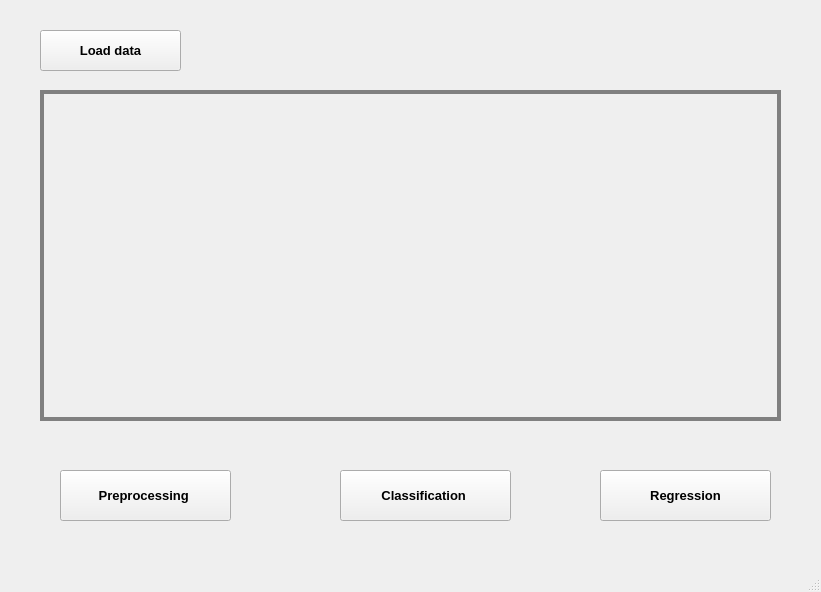
<?xml version="1.0" encoding="UTF-8"?>
<ui version="4.0">
 <class>MainWindow</class>
 <widget class="QMainWindow" name="MainWindow">
  <property name="geometry">
   <rect>
    <x>0</x>
    <y>0</y>
    <width>821</width>
    <height>592</height>
   </rect>
  </property>
  <property name="windowTitle">
   <string>MainWindow</string>
  </property>
  <property name="styleSheet">
   <string notr="true">/*
 * The MIT License (MIT)
 *
 * Copyright (c) &lt;2013-2014&gt; &lt;Colin Duquesnoy&gt;
 * Copyright (c) &lt;2017&gt; &lt;Michell Stuttgart&gt;
 *
 * Permission is hereby granted, free of charge, to any person obtaining a copy
 * of this software and associated documentation files (the &quot;Software&quot;), to deal
 * in the Software without restriction, including without limitation the rights
 * to use, copy, modify, merge, publish, distribute, sublicense, and/or sell
 * copies of the Software, and to permit persons to whom the Software is
 * furnished to do so, subject to the following conditions:

 * The above copyright notice and this permission notice shall be included in
 * all copies or substantial portions of the Software.

 * THE SOFTWARE IS PROVIDED &quot;AS IS&quot;, WITHOUT WARRANTY OF ANY KIND, EXPRESS OR
 * IMPLIED, INCLUDING BUT NOT LIMITED TO THE WARRANTIES OF MERCHANTABILITY,
 * FITNESS FOR A PARTICULAR PURPOSE AND NONINFRINGEMENT. IN NO EVENT SHALL THE
 * AUTHORS OR COPYRIGHT HOLDERS BE LIABLE FOR ANY CLAIM, DAMAGES OR OTHER
 * LIABILITY, WHETHER IN AN ACTION OF CONTRACT, TORT OR OTHERWISE, ARISING FROM,
 * OUT OF OR IN CONNECTION WITH THE SOFTWARE OR THE USE OR OTHER DEALINGS IN
 * THE SOFTWARE.
 */
QToolTip
{
     border: 1px solid black;
     background-color: #D1DBCB;
     padding: 1px;
     border-radius: 3px;
     opacity: 100;
}

QWidget
{
    color: #b1b1b1;
    background-color: #323232;
    selection-background-color:#323232;
    selection-color: black;
    background-clip: border;
    border-image: none;
    border: 0px transparent black;
    outline: 0;
}

QScrollArea{
 border: 2px solid red;

}

QWidget:item:hover
{
    background-color: #D1DBCB;
    color: black;
}

QWidget:item:selected
{
    background-color: #D1DBCB;
    border: 0px
}

QCheckBox
{
    spacing: 5px;
    outline: none;
    color: #eff0f1;
    margin-bottom: 2px;
}

QCheckBox:disabled
{
    color: #76797C;
}

QCheckBox::indicator,QGroupBox::indicator
{
    width: 18px;
    height: 18px;
}

QGroupBox::indicator
{
    margin-left: 2px;
}

QCheckBox::indicator:unchecked
{
    image: url(:/qss_icons/rc/checkbox_unchecked.png);
}

QCheckBox::indicator:unchecked:hover,
QCheckBox::indicator:unchecked:focus,
QCheckBox::indicator:unchecked:pressed,
QGroupBox::indicator:unchecked:hover,
QGroupBox::indicator:unchecked:focus,
QGroupBox::indicator:unchecked:pressed
{
  border: none;
    image: url(:/qss_icons/rc/checkbox_unchecked_focus.png);
}

QCheckBox::indicator:checked
{
    image: url(:/qss_icons/rc/checkbox_checked.png);
}

QCheckBox::indicator:checked:hover,
QCheckBox::indicator:checked:focus,
QCheckBox::indicator:checked:pressed,
QGroupBox::indicator:checked:hover,
QGroupBox::indicator:checked:focus,
QGroupBox::indicator:checked:pressed
{
    border: none;
    image: url(:/qss_icons/rc/checkbox_checked_focus.png);
}


QCheckBox::indicator:indeterminate
{
    image: url(:/qss_icons/rc/checkbox_indeterminate.png);
}

QCheckBox::indicator:indeterminate:focus,
QCheckBox::indicator:indeterminate:hover,
QCheckBox::indicator:indeterminate:pressed
{
    image: url(:/qss_icons/rc/checkbox_indeterminate_focus.png);
}

QCheckBox::indicator:checked:disabled,
QGroupBox::indicator:checked:disabled
{
    image: url(:/qss_icons/rc/checkbox_checked_disabled.png);
}

QCheckBox::indicator:unchecked:disabled,
QGroupBox::indicator:unchecked:disabled
{
    image: url(:/qss_icons/rc/checkbox_unchecked_disabled.png);
}

QRadioButton
{
    spacing: 5px;
    outline: none;
    color: #eff0f1;
    margin-bottom: 2px;
}

QRadioButton:disabled
{
    color: #76797C;
}
QRadioButton::indicator
{
    width: 21px;
    height: 21px;
}

QRadioButton::indicator:unchecked
{
    image: url(:/qss_icons/rc/radio_unchecked.png);
}


QRadioButton::indicator:unchecked:hover,
QRadioButton::indicator:unchecked:focus,
QRadioButton::indicator:unchecked:pressed
{
    border: none;
    outline: none;
    image: url(:/qss_icons/rc/radio_unchecked_focus.png);
}

QRadioButton::indicator:checked
{
    border: none;
    outline: none;
    image: url(:/qss_icons/rc/radio_checked.png);
}

QRadioButton::indicator:checked:hover,
QRadioButton::indicator:checked:focus,
QRadioButton::indicator:checked:pressed
{
    border: none;
    outline: none;
    image: url(:/qss_icons/rc/radio_checked_focus.png);
}

QRadioButton::indicator:checked:disabled
{
    outline: none;
    image: url(:/qss_icons/rc/radio_checked_disabled.png);
}

QRadioButton::indicator:unchecked:disabled
{
    image: url(:/qss_icons/rc/radio_unchecked_disabled.png);
}


QMenuBar
{
    background-color: #323232;
    color: #D1DBCB;
}

QMenuBar::item
{
    background-color: #323232;
    background: transparent;
    /* padding: 2px 20px 2px 20px; */
}

QMenuBar::item:selected
{
    background: transparent;
    /* border: 1px solid #76797C; */
}

QMenuBar::item:pressed
{
    border: 0px solid #76797C;
    background-color: #D1DBCB;
    color: #000;
    margin-bottom:-1px;
    padding-bottom:1px;
}

QMenu
{
    background-color: #323232;
    /* border: 1px solid #76797C; */
    color: #eff0f1;
    /*margin: 2px; */
}

QMenu::icon
{
    /*margin: 5px;*/
}

QMenu::item
{
    padding: 2px 30px 2px 30px;
    /*margin-left: 5px;*/
    border: 1px solid transparent; /* reserve space for selection border */
}

QMenu::item:selected
{
    color: #000000;
}

QMenu::separator {
    height: 2px;
    background: #D1DBCB;
    margin-left: 10px;
    margin-right: 5px;
}

QMenu::indicator {
    width: 18px;
    height: 18px;
}

/* non-exclusive indicator = check box style indicator
   (see QActionGroup::setExclusive) */
QMenu::indicator:non-exclusive:unchecked {
    image: url(:/qss_icons/rc/checkbox_unchecked.png);
}

QMenu::indicator:non-exclusive:unchecked:selected {
    image: url(:/qss_icons/rc/checkbox_unchecked_disabled.png);
}

QMenu::indicator:non-exclusive:checked {
    image: url(:/qss_icons/rc/checkbox_checked.png);
}

QMenu::indicator:non-exclusive:checked:selected {
    image: url(:/qss_icons/rc/checkbox_checked_disabled.png);
}

/* exclusive indicator = radio button style indicator (see QActionGroup::setExclusive) */
QMenu::indicator:exclusive:unchecked {
    image: url(:/qss_icons/rc/radio_unchecked.png);
}

QMenu::indicator:exclusive:unchecked:selected {
    image: url(:/qss_icons/rc/radio_unchecked_disabled.png);
}

QMenu::indicator:exclusive:checked {
    image: url(:/qss_icons/rc/radio_checked.png);
}

QMenu::indicator:exclusive:checked:selected {
    image: url(:/qss_icons/rc/radio_checked_disabled.png);
}

QMenu::right-arrow {
    margin: 5px;
    image: url(:/qss_icons/rc/right_arrow.png)
}


QWidget:disabled
{
    color: #454545;
    background-color: #323232;
}

QAbstractItemView
{
    alternate-background-color: #323232;
    color: #eff0f1;
    border: 1px solid 3A3939;
    border-radius: 2px;
}

QWidget:focus, QMenuBar:focus,QToolBar:focus,QScrollAreaViewer:focus
{
    /* border: 2px solid #D1DBCB; */
}

QTabWidget:focus, QCheckBox:focus, QRadioButton:focus, QSlider:focus
{
    border: none;
}

QLineEdit
{
    background-color: #1e1e1e;
    selection-background-color: #D1DBCB;
    selection-color: black;
    padding: 5px;
    border-style: solid;
    border: 1px solid #76797C;
    border-radius: 2px;
    color: #eff0f1;
}

QGroupBox {
    border:1px solid #76797C;
    border-radius: 2px;
    margin-top: 20px;
}

QGroupBox::title {
    subcontrol-origin: margin;
    subcontrol-position: top center;
    padding-left: 10px;
    padding-right: 10px;
    padding-top: 10px;
}

QAbstractScrollArea
{
    border-radius: 0px;
    border: 0px solid #76797C;
    background-color: transparent;
}

QScrollBar:horizontal
{
    height: 15px;
    margin: 3px 15px 3px 15px;
    border: 1px transparent #2A2929;
    border-radius: 4px;
    background-color: #2A2929;
}

QScrollBar::handle:horizontal
{
    background-color: #605F5F;
    min-width: 5px;
    border-radius: 4px;
}

QScrollBar::add-line:horizontal
{
    margin: 0px 3px 0px 3px;
    border-image: url(:/qss_icons/rc/right_arrow_disabled.png);
    width: 10px;
    height: 10px;
    subcontrol-position: right;
    subcontrol-origin: margin;
}

QScrollBar::sub-line:horizontal
{
    margin: 0px 3px 0px 3px;
    border-image: url(:/qss_icons/rc/left_arrow_disabled.png);
    height: 10px;
    width: 10px;
    subcontrol-position: left;
    subcontrol-origin: margin;
}

QScrollBar::add-line:horizontal:hover,QScrollBar::add-line:horizontal:on
{
    border-image: url(:/qss_icons/rc/right_arrow.png);
    height: 10px;
    width: 10px;
    subcontrol-position: right;
    subcontrol-origin: margin;
}


QScrollBar::sub-line:horizontal:hover, QScrollBar::sub-line:horizontal:on
{
    border-image: url(:/qss_icons/rc/left_arrow.png);
    height: 10px;
    width: 10px;
    subcontrol-position: left;
    subcontrol-origin: margin;
}

QScrollBar::up-arrow:horizontal, QScrollBar::down-arrow:horizontal
{
    background: none;
}


QScrollBar::add-page:horizontal, QScrollBar::sub-page:horizontal
{
    background: none;
}

QScrollBar:vertical
{
    background-color: #2A2929;
    width: 15px;
    margin: 15px 3px 15px 3px;
    border: 1px transparent #2A2929;
    border-radius: 4px;
}

QScrollBar::handle:vertical
{
    background-color: #605F5F;
    min-height: 5px;
    border-radius: 4px;
}

QScrollBar::sub-line:vertical
{
    margin: 3px 0px 3px 0px;
    border-image: url(:/qss_icons/rc/up_arrow_disabled.png);
    height: 10px;
    width: 10px;
    subcontrol-position: top;
    subcontrol-origin: margin;
}

QScrollBar::add-line:vertical
{
    margin: 3px 0px 3px 0px;
    border-image: url(:/qss_icons/rc/down_arrow_disabled.png);
    height: 10px;
    width: 10px;
    subcontrol-position: bottom;
    subcontrol-origin: margin;
}

QScrollBar::sub-line:vertical:hover,QScrollBar::sub-line:vertical:on
{

    border-image: url(:/qss_icons/rc/up_arrow.png);
    height: 10px;
    width: 10px;
    subcontrol-position: top;
    subcontrol-origin: margin;
}


QScrollBar::add-line:vertical:hover, QScrollBar::add-line:vertical:on
{
    border-image: url(:/qss_icons/rc/down_arrow.png);
    height: 10px;
    width: 10px;
    subcontrol-position: bottom;
    subcontrol-origin: margin;
}

QScrollBar::up-arrow:vertical, QScrollBar::down-arrow:vertical
{
    background: none;
}


QScrollBar::add-page:vertical, QScrollBar::sub-page:vertical
{
    background: none;
}

QTextEdit
{
    background-color: #1e1e1e;
    color: #eff0f1;
    border: 1px solid #76797C;
}

QPlainTextEdit
{
    background-color: #1e1e1e;;
    color: #eff0f1;
    border-radius: 2px;
    border: 1px solid #76797C;
}

QHeaderView::section
{
    background-color: #76797C;
    color: #eff0f1;
    padding: 5px;
    border: 1px solid #76797C;
}

QSizeGrip {
    image: url(:/qss_icons/rc/sizegrip.png);
    width: 12px;
    height: 12px;
}


QMainWindow::separator
{
    background-color: #323232;
    color: white;
    padding-left: 4px;
    spacing: 2px;
    border: 1px dashed #76797C;
}

QMainWindow::separator:hover
{

    background-color: #787876;
    color: white;
    padding-left: 4px;
    border: 1px solid #76797C;
    spacing: 2px;
}


QMenu::separator
{
    height: 1px;
    background-color: #76797C;
    color: white;
    padding-left: 4px;
    margin-left: 10px;
    margin-right: 5px;
}

QFrame
{
    border-radius: 0px;
    /*border: 1px solid #76797C;*/
}


QFrame[frameShape=&quot;0&quot;]
{
    border-radius: 0px;
    border: 0px transparent #76797C;
}

QStackedWidget
{
    border: 1px transparent black;
}

QToolBar {
    border: 0px transparent #393838;
    background: 0px solid #323232;
    font-weight: bold;
}

QToolBar::handle:horizontal {
    image: url(:/qss_icons/rc/Hmovetoolbar.png);
}
QToolBar::handle:vertical {
    image: url(:/qss_icons/rc/Vmovetoolbar.png);
}
QToolBar::separator:horizontal {
    image: url(:/qss_icons/rc/Hsepartoolbar.png);
}
QToolBar::separator:vertical {
    image: url(:/qss_icons/rc/Vsepartoolbar.png);
}
QToolButton#qt_toolbar_ext_button {
    background: #58595a
}

QPushButton
{
    color: #eff0f1;
    background-color: #323232;
    border-width: 1px;
    border-color: #76797C;
    border-style: solid;
    padding: 5px;
    border-radius: 0px;
    outline: none;
}

QPushButton:disabled
{
    background-color: #323232;
    border-width: 1px;
    border-color: #454545;
    border-style: solid;
    padding-top: 5px;
    padding-bottom: 5px;
    padding-left: 10px;
    padding-right: 10px;
    border-radius: 2px;
    color: #454545;
}

QPushButton:focus {
    background-color: #D1DBCB;
    color: black;
}

QPushButton:pressed
{
    color: black;
    background-color: #D1DBCB;
    padding-top: -15px;
    padding-bottom: -17px;
}

QComboBox
{
    selection-background-color: #D1DBCB;
    background-color: #31363B;
    border-style: solid;
    border: 1px solid #76797C;
    border-radius: 2px;
    padding: 5px;
    min-width: 75px;
}

QPushButton:checked{
    background-color: #76797C;
    border-color: #6A6969;
}

QComboBox:hover,QPushButton:hover,QAbstractSpinBox:hover,QLineEdit:hover,QTextEdit:hover,QPlainTextEdit:hover,QAbstractView:hover,QTreeView:hover
{
    border: 1px solid #D1DBCB;
}

QComboBox:on
{
    padding-top: 0px;
    padding-left: 4px;
    selection-background-color: #4a4a4a;
}

QComboBox QAbstractItemView
{
    background-color: #1e1e1e;
    border-radius: 2px;
    border: 1px solid #76797C;
    selection-background-color: #D1DBCB;
}

QComboBox::drop-down
{
    subcontrol-origin: padding;
    subcontrol-position: top right;
    width: 15px;

    border-left-width: 0px;
    border-left-color: darkgray;
    border-left-style: solid;
    border-top-right-radius: 3px;
    border-bottom-right-radius: 3px;
}

QComboBox::down-arrow
{
    image: url(:/qss_icons/rc/down_arrow_disabled.png);
}

QComboBox::down-arrow:on, QComboBox::down-arrow:hover,
QComboBox::down-arrow:focus
{
    image: url(:/qss_icons/rc/down_arrow.png);
}

QAbstractSpinBox {
    padding: 2px;
    margin: 2px;
    background-color: #1e1e1e;
    color: #eff0f1;
    border-radius: 0px;
    min-width: 75px;
    selection-background-color: #D1DBCB;
    selection-color: black;
}

QAbstractSpinBox:up-button
{
    background-color: transparent;
    subcontrol-origin: border;
    subcontrol-position: center right;
}

QAbstractSpinBox:down-button
{
    background-color: transparent;
    subcontrol-origin: border;
    subcontrol-position: center left;
}

QAbstractSpinBox::up-arrow,QAbstractSpinBox::up-arrow:disabled,QAbstractSpinBox::up-arrow:off {
    image: url(:/qss_icons/rc/up_arrow_disabled.png);
    width: 10px;
    height: 10px;
}
QAbstractSpinBox::up-arrow:hover
{
    image: url(:/qss_icons/rc/up_arrow.png);
}


QAbstractSpinBox::down-arrow,QAbstractSpinBox::down-arrow:disabled,QAbstractSpinBox::down-arrow:off
{
    image: url(:/qss_icons/rc/down_arrow_disabled.png);
    width: 10px;
    height: 10px;
}
QAbstractSpinBox::down-arrow:hover
{
    image: url(:/qss_icons/rc/down_arrow.png);
}


QLabel
{
    border: 0px solid black;
    margin-left: 2px;
    margin-right: 2px;
    color: #D1DBCB;
}

QTabWidget{
    border: 0px transparent black;
}

QTabWidget::pane {
    border: 1px solid #76797C;
    padding: 5px;
    margin: 0px;
}

QTabWidget::tab-bar {
    left: 5px; /* move to the right by 5px */
}

QTabBar
{
    qproperty-drawBase: 0;
    border-radius: 3px;
}

QTabBar::focus
{
    border: 0px transparent black;
    color: black;
}

QTabBar::hover
{
    border: 0px transparent black;
    color: black;
}

QTabBar::close-button  {
    image: url(:/qss_icons/rc/close.png);
    background: transparent;
}

QTabBar::close-button:hover
{
    image: url(:/qss_icons/rc/close-hover.png);
    background: transparent;
}

QTabBar::close-button:pressed {
    image: url(:/qss_icons/rc/close-pressed.png);
    background: transparent;
}

/* TOP TABS */
QTabBar::tab:top {
    color: #eff0f1;
    border: 1px solid #76797C;
    border-bottom: 1px transparent black;
    background-color: #323232;
    padding: 5px;
    min-width: 50px;
    border-top-left-radius: 2px;
    border-top-right-radius: 2px;
}

QTabBar::tab:top:!selected
{
    color: #eff0f1;
    background-color: #54575B;
    border: 1px solid #76797C;
    border-bottom: 1px transparent black;
    border-top-left-radius: 2px;
    border-top-right-radius: 2px;
}

QTabBar::tab:top:!selected:hover {
    background-color: #D1DBCB;
    color: black;
}

/* BOTTOM TABS */
QTabBar::tab:bottom {
    color: #eff0f1;
    border: 1px solid #76797C;
    border-top: 1px transparent black;
    background-color: #323232;
    padding: 5px;
    border-bottom-left-radius: 2px;
    border-bottom-right-radius: 2px;
    min-width: 50px;
}

QTabBar::tab:bottom:!selected
{
    color: #eff0f1;
    background-color: #54575B;
    border: 1px solid #76797C;
    border-top: 1px transparent black;
    border-bottom-left-radius: 2px;
    border-bottom-right-radius: 2px;
}

QTabBar::tab:bottom:!selected:hover {
    background-color: #D1DBCB;
    color: black;
}

/* LEFT TABS */
QTabBar::tab:left {
    color: #eff0f1;
    border: 1px solid #76797C;
    border-left: 1px transparent black;
    background-color: #323232;
    padding: 5px;
    border-top-right-radius: 2px;
    border-bottom-right-radius: 2px;
    min-height: 50px;
}

QTabBar::tab:left:!selected
{
    color: #eff0f1;
    background-color: #54575B;
    border: 1px solid #76797C;
    border-left: 1px transparent black;
    border-top-right-radius: 2px;
    border-bottom-right-radius: 2px;
}

QTabBar::tab:left:!selected:hover {
    background-color: #D1DBCB;
    color: black;
}


/* RIGHT TABS */
QTabBar::tab:right {
    color: #eff0f1;
    border: 1px solid #76797C;
    border-right: 1px transparent black;
    background-color: #323232;
    padding: 5px;
    border-top-left-radius: 2px;
    border-bottom-left-radius: 2px;
    min-height: 50px;
}

QTabBar::tab:right:!selected
{
    color: #eff0f1;
    background-color: #54575B;
    border: 1px solid #76797C;
    border-right: 1px transparent black;
    border-top-left-radius: 2px;
    border-bottom-left-radius: 2px;
}

QTabBar::tab:right:!selected:hover {
    background-color: #D1DBCB;
    color: black;
}

QTabBar QToolButton::right-arrow:enabled {
     image: url(:/qss_icons/rc/right_arrow.png);
 }

 QTabBar QToolButton::left-arrow:enabled {
     image: url(:/qss_icons/rc/left_arrow.png);
 }

QTabBar QToolButton::right-arrow:disabled {
     image: url(:/qss_icons/rc/right_arrow_disabled.png);
 }

 QTabBar QToolButton::left-arrow:disabled {
     image: url(:/qss_icons/rc/left_arrow_disabled.png);
 }


QDockWidget {
    background: #323232;
    border: 1px solid #403F3F;
    titlebar-close-icon: url(:/qss_icons/rc/close.png);
    titlebar-normal-icon: url(:/qss_icons/rc/undock.png);
}

QDockWidget::close-button, QDockWidget::float-button {
    border: 1px solid transparent;
    border-radius: 2px;
    background: transparent;
}

QDockWidget::close-button:hover, QDockWidget::float-button:hover {
    background: rgba(255, 255, 255, 10);
}

QDockWidget::close-button:pressed, QDockWidget::float-button:pressed {
    padding: 1px -1px -1px 1px;
    background: rgba(255, 255, 255, 10);
}

QTreeView, QListView
{
    border: 1px solid #76797C;
    background-color: #1e1e1e;
}

QTreeView:branch:selected, QTreeView:branch:hover
{
    background: url(:/qss_icons/rc/transparent.png);
}

QTreeView::branch:has-siblings:!adjoins-item {
    border-image: url(:/qss_icons/rc/transparent.png);
}

QTreeView::branch:has-siblings:adjoins-item {
    border-image: url(:/qss_icons/rc/transparent.png);
}

QTreeView::branch:!has-children:!has-siblings:adjoins-item {
    border-image: url(:/qss_icons/rc/transparent.png);
}

QTreeView::branch:has-children:!has-siblings:closed,
QTreeView::branch:closed:has-children:has-siblings {
    image: url(:/qss_icons/rc/branch_closed.png);
}

QTreeView::branch:open:has-children:!has-siblings,
QTreeView::branch:open:has-children:has-siblings  {
    image: url(:/qss_icons/rc/branch_open.png);
}

QTreeView::branch:has-children:!has-siblings:closed:hover,
QTreeView::branch:closed:has-children:has-siblings:hover {
    image: url(:/qss_icons/rc/branch_closed-on.png);
    }

QTreeView::branch:open:has-children:!has-siblings:hover,
QTreeView::branch:open:has-children:has-siblings:hover  {
    image: url(:/qss_icons/rc/branch_open-on.png);
    }

QListView::item:!selected:hover, QTreeView::item:!selected:hover  {
    background: #848383;
    outline: 0;
    color: #eff0f1;
}

QListView::item:selected:hover, QTreeView::item:selected:hover  {
    background: #D1DBCB;
}

QSlider::groove:horizontal {
    border: 1px solid #565a5e;
    height: 4px;
    background: #565a5e;
    margin: 0px;
    border-radius: 2px;
}

QSlider::handle:horizontal {
    background: #D1DBCB;
    border: 1px solid #999999;
    width: 10px;
    height: 10px;
    margin: -5px 0;
}

QSlider::add-page:qlineargradient {
    background: #595858;
    border-top-right-radius: 5px;
    border-bottom-right-radius: 5px;
    border-top-left-radius: 0px;
    border-bottom-left-radius: 0px;
}

QSlider::sub-page::qlineargradient:horizontal {
    background:  #D1DBCB;
    border-top-right-radius: 0px;
    border-bottom-right-radius: 0px;
    border-top-left-radius: 5px;
    border-bottom-left-radius: 5px;
}

QSlider::groove:vertical {
    border: 1px solid #565a5e;
    width: 4px;
    background: #565a5e;
    margin: 0px;
    border-radius: 3px;
}

QSlider::handle:vertical {
    background: #D1DBCB;
    border: 1px solid #999999;
    width: 10px;
    height: 10px;
    margin: 0 -5px;
}

QToolButton {
    color: #D1DBCB;
    background-color: transparent;
    border: 0px transparent #76797C;
    border-radius: 0px;
    padding: 1px;
    margin-right: 5px;
}

QToolButton[popupMode=&quot;1&quot;] { /* only for MenuButtonPopup */
 padding-right: 20px; /* make way for the popup button */
 border: 1px #76797C;
 border-radius: 0px;
}

QToolButton[popupMode=&quot;2&quot;] { /* only for InstantPopup */
 padding-right: 10px; /* make way for the popup button */
 border: 0px #76797C;
}


QToolButton:hover, QToolButton::menu-button:hover {
    background-color: transparent;
    border: 1px solid #D1DBCB;
    padding: 2px;
}

QToolButton:checked, QToolButton:pressed,
        QToolButton::menu-button:pressed {
    color: black;
    background-color: #D1DBCB;
    border: 0px solid #D1DBCB;
    padding: 2px;
}

/* the subcontrol below is used only in the InstantPopup or DelayedPopup mode */
QToolButton::menu-indicator {
    image: url(:/qss_icons/rc/down_arrow.png);
    top: -7px; left: -2px; /* shift it a bit */
}

/* the subcontrols below are used only in the MenuButtonPopup mode */
QToolButton::menu-button {
    border: 1px transparent #76797C;
    border-top-right-radius: 6px;
    border-bottom-right-radius: 6px;
    /* 16px width + 4px for border = 20px allocated above */
    width: 16px;
    outline: none;
}

QToolButton::menu-arrow {
    image: url(:/qss_icons/rc/down_arrow.png);
}

QToolButton::menu-arrow:open {
    border: 1px solid #76797C;
}

QPushButton::menu-indicator  {
    subcontrol-origin: padding;
    subcontrol-position: bottom right;
    left: 8px;
}

QTableView
{
    border: 1px solid #76797C;
    gridline-color: #323232;
    background-color: #1e1e1e;
}


QTableView, QHeaderView
{
    border-radius: 0px;
}

QTableView::item:pressed, QListView::item:pressed, QTreeView::item:pressed  {
    background: #D1DBCB;
    color: black;
}

QTableView::item:selected:active, QTreeView::item:selected:active, QListView::item:selected:active  {
    background: #D1DBCB;
    color: black;
}

QHeaderView
{
    background-color: #323232;
    border: 1px transparent;
    border-radius: 0px;
    margin: 0px;
    padding: 0px;

}

QHeaderView::section  {
    background-color: #323232;
    color: #eff0f1;
    padding: 5px;
    border: 1px solid #76797C;
    border-radius: 0px;
    text-align: center;
}

QHeaderView::section::vertical::first, QHeaderView::section::vertical::only-one
{
    border-top: 1px solid #76797C;
}

QHeaderView::section::vertical
{
    border-top: transparent;
}

QHeaderView::section::horizontal::first, QHeaderView::section::horizontal::only-one
{
    border-left: 1px solid #76797C;
}

QHeaderView::section::horizontal
{
    border-left: transparent;
}


QHeaderView::section:checked
 {
    color: white;
    background-color: #848383;
 }

 /* style the sort indicator */
QHeaderView::down-arrow {
    image: url(:/qss_icons/rc/down_arrow.png);
}

QHeaderView::up-arrow {
    image: url(:/qss_icons/rc/up_arrow.png);
}


QTableCornerButton::section {
    background-color: #323232;
    border: 1px transparent #76797C;
    border-radius: 0px;
}

QToolBox  {
    padding: 5px;
    border: 1px transparent black;
}

QToolBox::tab {
    color: #eff0f1;
    background-color: #323232;
    border: 1px solid #76797C;
    border-bottom: 1px transparent #323232;
    border-top-left-radius: 5px;
    border-top-right-radius: 5px;
}

QToolBox::tab:selected { /* italicize selected tabs */
    font: italic;
    background-color: #323232;
    border-color: #D1DBCB;
 }

QStatusBar::item {
    border: 0px transparent dark;
    margin: 0px;
    border: 0px;
 }


QFrame[height=&quot;3&quot;], QFrame[width=&quot;3&quot;] {
    background-color: #76797C;
}


QSplitter::handle {
    border: 1px dashed #76797C;
}

QSplitter::handle:hover {
    background-color: #787876;
    border: 1px solid #76797C;
}

QSplitter::handle:horizontal {
    width: 1px;
}

QSplitter::handle:vertical {
    height: 1px;
}

QProgressBar {
    border: 1px solid #76797C;
    border-radius: 5px;
    text-align: center;
}

QProgressBar::chunk {
    background-color: #D1DBCB;
}

QDateEdit
{
    selection-background-color: #D1DBCB;
    border-style: solid;
    border: 1px solid #CEE343;
    border-radius: 2px;
    padding: 1px;
    min-width: 75px;
}

QDateEdit:on
{
    padding-top: 3px;
    padding-left: 4px;
    selection-background-color: #4a4a4a;
}

QDateEdit QAbstractItemView
{
    background-color: #1e1e1e;
    border-radius: 2px;
    border: 1px solid #3375A3;
    selection-background-color: #D1DBCB;
}

QDateEdit::drop-down
{
    subcontrol-origin: padding;
    subcontrol-position: top right;
    width: 15px;
    border-left-width: 0px;
    border-left-color: darkgray;
    border-left-style: solid;
    border-top-right-radius: 3px;
    border-bottom-right-radius: 3px;
}

QDateEdit::down-arrow
{
    image: url(:/qss_icons/rc/down_arrow_disabled.png);
}

QDateEdit::down-arrow:on, QDateEdit::down-arrow:hover,
QDateEdit::down-arrow:focus
{
    image: url(:/qss_icons/rc/down_arrow.png);
}
</string>
  </property>
  <widget class="QWidget" name="centralwidget">
   <widget class="QPushButton" name="btn_loadFile">
    <property name="geometry">
     <rect>
      <x>40</x>
      <y>30</y>
      <width>141</width>
      <height>41</height>
     </rect>
    </property>
    <property name="font">
     <font>
      <pointsize>10</pointsize>
      <weight>75</weight>
      <bold>true</bold>
     </font>
    </property>
    <property name="text">
     <string>Load data</string>
    </property>
    <property name="icon">
     <iconset>
      <normaloff>file.png</normaloff>file.png</iconset>
    </property>
   </widget>
   <widget class="QScrollArea" name="dataShow">
    <property name="geometry">
     <rect>
      <x>40</x>
      <y>90</y>
      <width>741</width>
      <height>331</height>
     </rect>
    </property>
    <property name="styleSheet">
     <string notr="true"> border: 2px solid gray ;</string>
    </property>
    <property name="widgetResizable">
     <bool>true</bool>
    </property>
    <widget class="QWidget" name="scrollAreaWidgetContents">
     <property name="geometry">
      <rect>
       <x>0</x>
       <y>0</y>
       <width>737</width>
       <height>327</height>
      </rect>
     </property>
    </widget>
   </widget>
   <widget class="QPushButton" name="btn_preprocessing">
    <property name="geometry">
     <rect>
      <x>60</x>
      <y>470</y>
      <width>171</width>
      <height>51</height>
     </rect>
    </property>
    <property name="font">
     <font>
      <pointsize>10</pointsize>
      <weight>75</weight>
      <bold>true</bold>
     </font>
    </property>
    <property name="text">
     <string>Preprocessing </string>
    </property>
   </widget>
   <widget class="QPushButton" name="ptn_classification">
    <property name="geometry">
     <rect>
      <x>340</x>
      <y>470</y>
      <width>171</width>
      <height>51</height>
     </rect>
    </property>
    <property name="font">
     <font>
      <pointsize>10</pointsize>
      <weight>75</weight>
      <bold>true</bold>
     </font>
    </property>
    <property name="text">
     <string>Classification </string>
    </property>
   </widget>
   <widget class="QPushButton" name="btn_regression">
    <property name="geometry">
     <rect>
      <x>600</x>
      <y>470</y>
      <width>171</width>
      <height>51</height>
     </rect>
    </property>
    <property name="font">
     <font>
      <pointsize>10</pointsize>
      <weight>75</weight>
      <bold>true</bold>
     </font>
    </property>
    <property name="text">
     <string>Regression</string>
    </property>
   </widget>
  </widget>
  <widget class="QMenuBar" name="menubar">
   <property name="geometry">
    <rect>
     <x>0</x>
     <y>0</y>
     <width>821</width>
     <height>26</height>
    </rect>
   </property>
  </widget>
  <widget class="QStatusBar" name="statusbar"/>
 </widget>
 <resources/>
 <connections/>
</ui>
